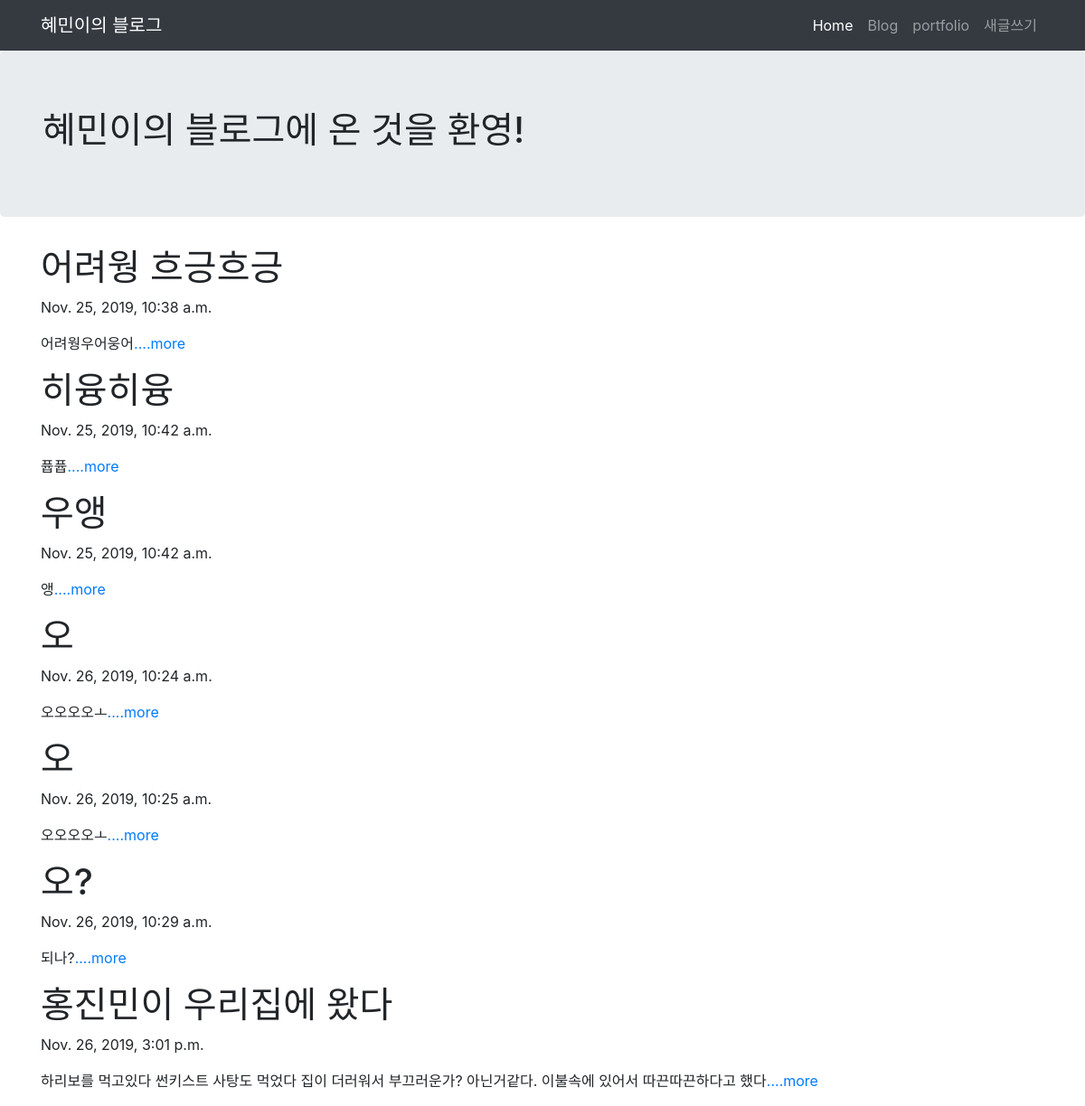
The page / on the database its author committed.
### blogapp/models.py (models this page shows)
class Blog(models.Model):
    title = models.CharField(max_length=200)
    pub_date = models.DateTimeField('date_published')
    body = models.TextField()
    def summary(self):
        return self.body[:100]

### blogapp/views.py (the view)
# urls.py: 2. Add a URL to urlpatterns:  path('', views.home, name='home')
def home(request):
    blogs = Blog.objects
    return render(request, 'home.html', {'blogs': blogs})

### blogapp/templates/home.html (shortened to what this page needs)
<!DOCTYPE html>
<html lang="en">
<head>
    <link rel="stylesheet" href="https://stackpath.bootstrapcdn.com/bootstrap/4.1.3/css/bootstrap.min.css"
>
</head>
<body>
        <nav class="navbar navbar-expand-lg navbar-dark bg-dark">
                <div class="container">
                    <a class="navbar-brand" href="{% url 'home' %}">혜민이의 블로그</a>
                    <div class="collapse navbar-collapse" id="navbarNavAltMarkup">
                        <div class="navbar-nav ml-auto">
                            <a class="nav-item nav-link active" href="{% url 'home' %}">Home</span></a>
                            <a class="nav-item nav-link" href="#">Blog</a>
                            <a class="nav-item nav-link" href="{% url 'portfolio' %}">portfolio</a>
                            <a class="nav-item nav-link" href="{% url 'new' %}">새글쓰기</a>
                        </div>
                    </div>
                </div>
            </nav>
                    <div class="jumbotron">
                        <div class="container">
                      <h1>혜민이의 블로그에 온 것을 환영!</h1>
                        </div>
                    </div>
    {% for blog in blogs.all %}
    <div class="container">
        <h1>{{ blog.title }}</h1>
        <p>{{ blog.pub_date }}</p>
        <p>{{ blog.summary }}<a href="{% url 'detail' blog.id %}">....more</a></p>
    </div>
{% endfor %}
</body>
</html>

### rows shown on the page
Blog: title "어려웡 흐긍흐긍", pub_date "Nov. 25, 2019, 10:38 a.m.", summary "어려웡우어웅어"
Blog: title "히융히융", pub_date "Nov. 25, 2019, 10:42 a.m.", summary "퓹퓹"
Blog: title "우앵", pub_date "Nov. 25, 2019, 10:42 a.m.", summary "앵"
Blog: title "오", pub_date "Nov. 26, 2019, 10:24 a.m.", summary "오오오오ㅗ"
Blog: title "오", pub_date "Nov. 26, 2019, 10:25 a.m.", summary "오오오오ㅗ"
Blog: title "오?", pub_date "Nov. 26, 2019, 10:29 a.m.", summary "되나?"
Blog: title "홍진민이 우리집에 왔다", pub_date "Nov. 26, 2019, 3:01 p.m.", summary "하리보를 먹고있다 썬키스트 사탕도 먹었다 집이 더러워서 부끄러운가? 아닌거같다. 이불속에 있어서 따끈따끈하다고 했다"
